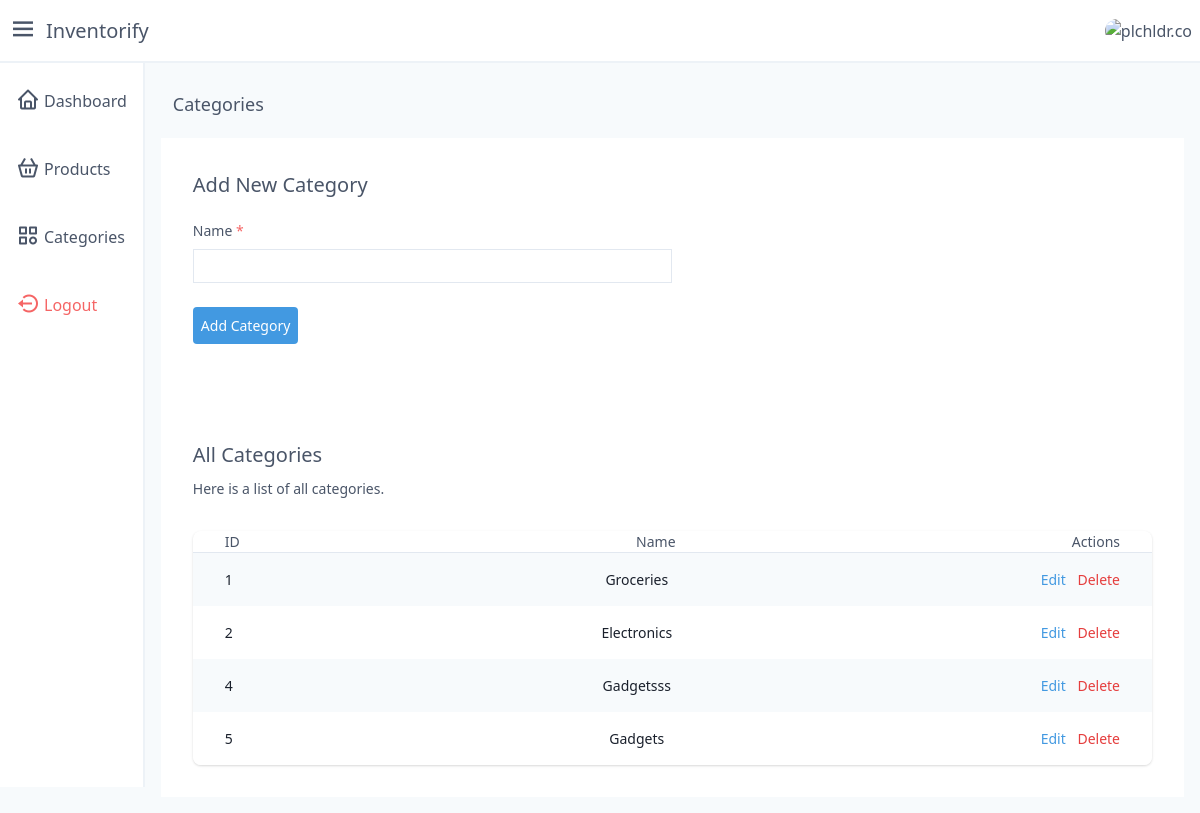
The app's page /categories (signed in), older data.
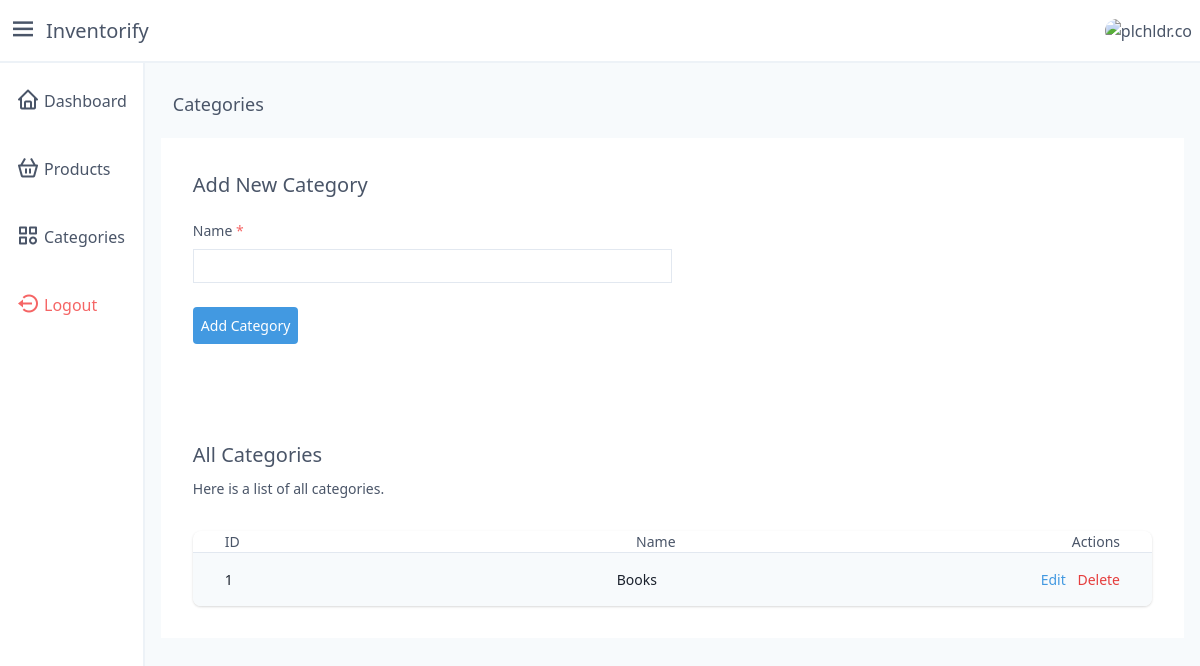
The same page, newer data.
### models.py (models this page shows, shortened)
class Category(Base):
    __tablename__ = 'categories'
    id = Column(Integer, primary_key=True)
    name = Column(String(50), nullable=False)
    user_id = Column(Integer, ForeignKey('users.id'))
    user = relationship('User', back_populates='categories')
    products = relationship('Product', back_populates='category')
    __table_args__ = (UniqueConstraint('name', 'user_id', name='_name_uc'),)

### app.py (the view)
@app.get('/categories')
def categories():
    user_id = session.get('user_id')
    if not user_id:
        return redirect('/login')
    categories = db.fetch_categories(user_id)
    if categories:
        categories = enumerate(categories)
    return render_template(
        'auth/categories.html',
        categories=categories
    )

### database.py (called while the page is built)
    def fetch_categories(self, user_id):
        return (
            self.session.query(Category)
                .filter(Category.user_id == user_id)
                .all()
        )

### templates/auth/categories.html (shortened to what the changed rows need)
{% extends 'auth/layout.j2' %}
{% block main %}
{% with v_error = get_flashed_messages(category_filter=["validation_error"]) %}
<section class="flex justify-center">
    <div class="w-full lg:p-8 p-4 bg-white mt-2">
        <div class="mt-8 flex flex-col">
            <div class="-my-2 -mx-4 overflow-x-auto sm:-mx-6 lg:-mx-8">
                <div class="inline-block min-w-full py-2 align-middle md:px-6 lg:px-8">
                    {% if not categories %}
                    <p class="text-gray-700 text-md text-center">
                        You are yet to add any category.
                    </p>
                    {% else %}
                    <div class="overflow-hidden shadow ring-1 ring-black ring-opacity-5 lg:rounded-lg">
                        <div class="min-w-full divide-y divide-gray-300">
                            <div class="bg-white">
                                {% for key, category in categories %}
                                <div
                                    class="{{ 'bg-gray-100' if key % 2==0 else '' }} flex justify-between lg:px-8 px-4">
                                    <h3 class="whitespace-nowrap py-4 text-sm text-gray-900">
                                        {{ category.id }}
                                    </h3>
                                    <h3 class="whitespace-nowrap py-4 text-sm text-gray-900">
                                        {{ category.name }}
                                    </h3>
                                    <span class="relative whitespace-nowrap py-4 text-right text-sm">
                                        <a href="/categories/edit/{{category.id}}" class="text-blue-500">
                                            Edit
                                        </a>
                                        <form method="post" action="/categories/delete/{{category.id}}"
                                            class="inline-block">
                                            <button type="submit" class="text-red-600 inline-block ml-2">
                                                Delete
                                            </button>
                                        </form>
                                    </span>
                                </div>
                                {% endfor %}
                            </div>
                        </div>
                    </div>
                    {% endif %}
                </div>
            </div>
        </div>
    </div>
</section>
{% endwith %}
{% endblock %}

Row changes from the older to the newer data that the page shows:
no longer on this page (row edited): Category: id "2", name "Electronics"
removed Category: id "4", name "Gadgetsss"
removed Category: id "5", name "Gadgets"
changed Category id 1: name "Groceries" → "Books"
